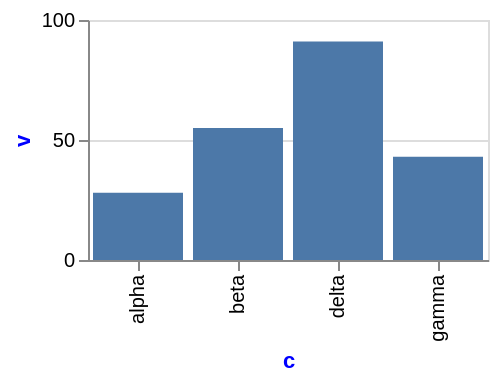

Specify this chart in Vega-Lite:
### Vega-Lite specification from a JSON file in a GitHub repository (floating-point values rounded to 4 significant figures)
{"$schema": "https://vega.github.io/schema/vega-lite/v6.json", "width": 200, "height": 120, "data": {"values": [{"c": "alpha", "v": 28, "w": 3, "t": "2024-01-07"}, {"c": "beta", "v": 55, "w": 7, "t": "2024-03-19"}, {"c": "gamma", "v": 43, "w": 5, "t": "2024-06-02"}, {"c": "delta", "v": 91, "w": 9, "t": "2024-09-11"}]}, "mark": "bar", "encoding": {"x": {"field": "c", "type": "nominal"}, "y": {"field": "v", "type": "quantitative"}}, "config": {"axis": {"titleColor": "blue"}}}
